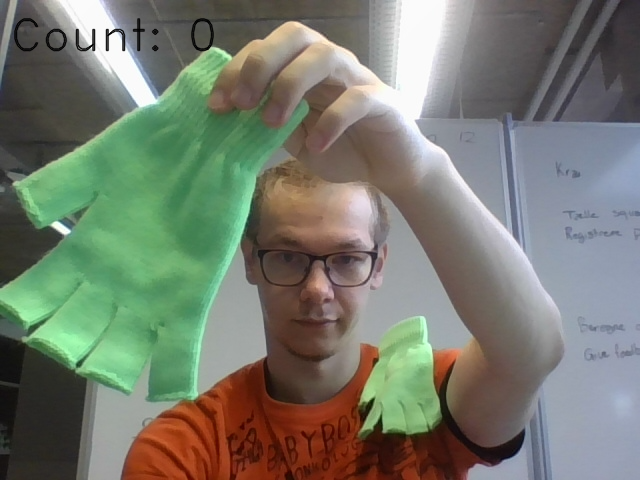
#> input picture program/TestImages/handskerBillede.png, 640 x 480 px
$ python SelfmadeBlobDetection.py
#> lines starting #> are read from the running program, lines starting #| are printed output that depends on the picture; after the words box and inside, x2 and y2 are one past the last pixel; in counts of white or black regions, pixels touching at a corner belong together
### program/ColorDetectionMethods/ColorMask.py
import cv2
import numpy as np


def colorMaskManual(img: np.ndarray, lower: tuple, upper: tuple) -> np.ndarray:
    # Convert to hsv
    hsv = cv2.cvtColor(img, cv2.COLOR_BGR2HSV)
    mask = cv2.inRange(hsv, lower, upper)

    # Slice the color
    imask = mask > 0
    maskedImg = np.zeros_like(img, np.uint8)
    maskedImg[imask] = img[imask]

    return processImageContinue(maskedImg)


def colorMaskAuto(img: np.ndarray, colSelector: str) -> np.ndarray:
    pass

def processImageContinue(image: np.ndarray) -> np.ndarray:
    # Image to grayscale
    image = cv2.cvtColor(image, cv2.COLOR_BGR2GRAY)

    # Convert image to binary
    (thresh, image) = cv2.threshold(image, 0, 255, cv2.THRESH_BINARY | cv2.THRESH_OTSU)

    # Invert image
    image = cv2.bitwise_not(image)

    # Filter only the edges of image
    # image = cv2.Canny(image, 100, 200)

    # Morph image
    kernel = np.ones((5, 5), np.uint8)
    image = cv2.morphologyEx(image, cv2.MORPH_OPEN, kernel)

    # Floodfill image
    th, im_th = cv2.threshold(image, 220, 255, cv2.THRESH_BINARY_INV);
    # Copy the thresholded image.
    im_floodfill = im_th.copy()
    # Mask used to flood filling.
    mask = np.zeros((im_th.shape[0] + 2, im_th.shape[1] + 2), np.uint8)
    # Floodfill from point (0, 0)
    cv2.floodFill(im_floodfill, mask, (0, 0), 255)
    # Invert floodfilled image
    im_floodfill_inv = cv2.bitwise_not(im_floodfill)
    # Combine the two images to get the foreground.
    image = im_th | im_floodfill_inv

    # Show processed image
    cv2.imshow('Processed image', image)

    return image

### program/ColorDetectionMethods/SelfmadeBlobDetection.py
import cv2
#import imageProcessing as IP
import math
from ColorMask import *

class Blob:
    def __init__(self, x, y):
        self.x = x
        self.y = y
        self.w = 0
        self.h = 0
        Blob.blobThreshold = 100  # 0 <

    def setThreshold(blobThreshold):
        Blob.blobThreshold = blobThreshold

    def print(self):
        print(self.x, self.y, self.w, self.h)


def mergeBlobs(blobs):
    blobs = list(set(blobs))
    for blob1 in list(blobs):
        for blob2 in list(blobs):
            if blob1 is not blob2:
                if (blob1.x - Blob.blobThreshold < blob2.x + blob2.w and
                        blob1.x + blob1.w + Blob.blobThreshold > blob2.x and
                        blob1.y - Blob.blobThreshold < blob2.y + blob2.h and
                        blob1.h + blob1.y + Blob.blobThreshold > blob2.y):
                    blob2.x = min(blob1.x, blob2.x)
                    blob2.w = max(blob1.w, blob2.w)
                    blob2.y = min(blob1.y, blob2.y)
                    blob2.h = max(blob1.h, blob2.h)
                    blobs.remove(blob1)
    return blobs


def show(blobs, originalFrame):
    detectedImage = originalFrame.copy()

    for blob in blobs:
        startPos = (blob.x, blob.y)
        endPos = (blob.x + blob.w, blob.y + blob.h)
        color = (0, 0, 255)
        borderWidth = 1
        detectedImage = cv2.rectangle(detectedImage, startPos, endPos, color, borderWidth)
        cv2.imshow('originalFrame', detectedImage)
        cv2.waitKey(5)


def blobDetectionManual(originalFrame, lower, upper):

    processedImage = colorMaskManual(originalFrame, lower, upper)
    return blobDetectionContinue(processedImage, originalFrame)

def blobDetectionAuto(originalFrame, type: str):

    processedImage = colorMaskAuto(originalFrame, type)
    return blobDetectionContinue(processedImage, originalFrame)

def blobDetectionContinue(processedImage, originalFrame):

    blobs = []
    for y, row in enumerate(processedImage):
        # print(y, ':', len(frame))

        # if 0 >= sum(row): # Skips row if all black (Makes it slower??)
        # continue

        # Show blobs being found in as "animation"
        # show(blobs, originalFrame)

        for x, pixel in enumerate(row):
            # if 0 >= sum(row[x:]): # Skips rest of black pixels in row (Makes it slower??)
            # continue
            # originalFrame[y][x] = 0
            if 0 < pixel:
                blobFound = False
                for blob in blobs:
                    if not (x > blob.x and blob.x + blob.w > x and y > blob.y and blob.y + blob.h > y):
                        dist1 = math.dist((blob.x, blob.y), (x, y))
                        dist2 = math.dist((blob.x + blob.w, blob.y + blob.h), (x, y))
                        dist3 = math.dist((blob.x, blob.y + blob.h), (x, y))
                        dist4 = math.dist((blob.x + blob.w, blob.y), (x, y))
                        dist = min(dist1, dist2, dist3, dist4)
                        if dist < Blob.blobThreshold:
                            blob.x = min(x, blob.x)
                            blob.w = max(x - blob.x, blob.w)
                            blob.y = min(y, blob.y)
                            blob.h = max(y - blob.y, blob.h)
                            blobFound = True
                            break
                if not blobFound:
                    blob = Blob(x, y)
                    blobs.append(blob)

    # Blobs merge on overlap
    if 1 < len(blobs): blobs = mergeBlobs(blobs)

    show(blobs, originalFrame)

    return blobs


def main(window_name):
#> called with window_name = 'colorDetection'
    originalFrame = cv2.imread('../TestImages/handskerBillede.png', cv2.IMREAD_UNCHANGED)
#> originalFrame is the input picture: shape (480, 640, 3); mean B, G, R 110.7, 123.4, 118.8
    blobs = blobDetectionManual(originalFrame, (48, 30, 104), (78, 122, 255))
#> in colorMaskManual, `hsv = cv2.cvtColor(img, cv2.COLOR_BGR2HSV)`: hsv: shape (480, 640, 3); mean H, S, V 60.1, 64.5, 136.7
#> in colorMaskManual, `mask = cv2.inRange(hsv, lower, upper)`:
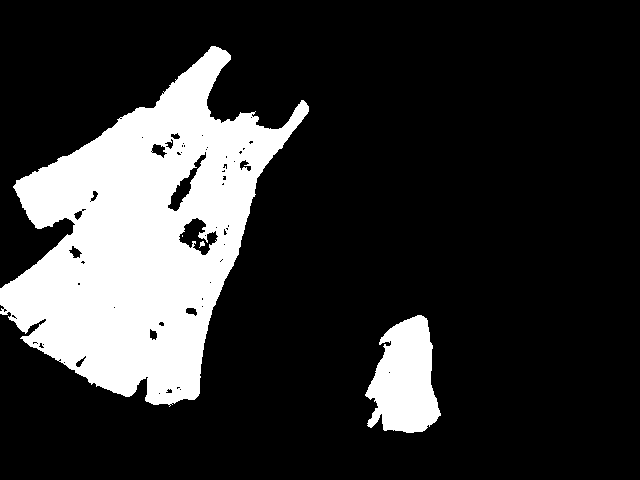
#> mask: shape (480, 640); 19.7% white; 4 white regions (1 under 20 px), largest, box (x1, y1, x2, y2) and area: (0, 46, 309, 407) 54315, (365, 315, 441, 433) 6088, (199, 241, 205, 248) 23
#> in colorMaskManual, `maskedImg[imask] = img[imask]`:
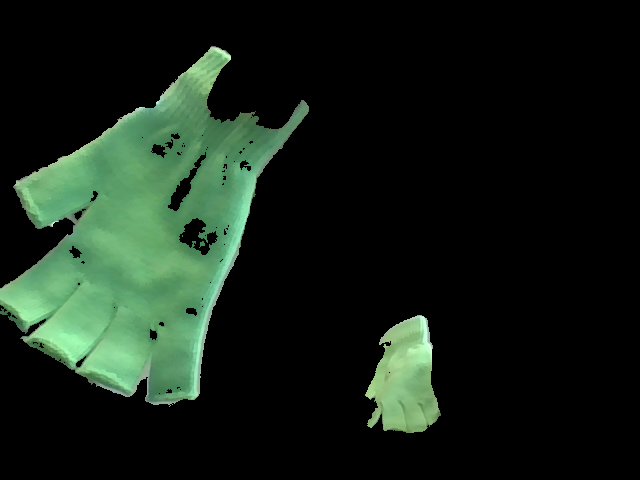
#> maskedImg: shape (480, 640, 3); mean B, G, R 22.9, 33.2, 20.9
#> in processImageContinue, `image = cv2.cvtColor(image, cv2.COLOR_BGR2GRAY)`:
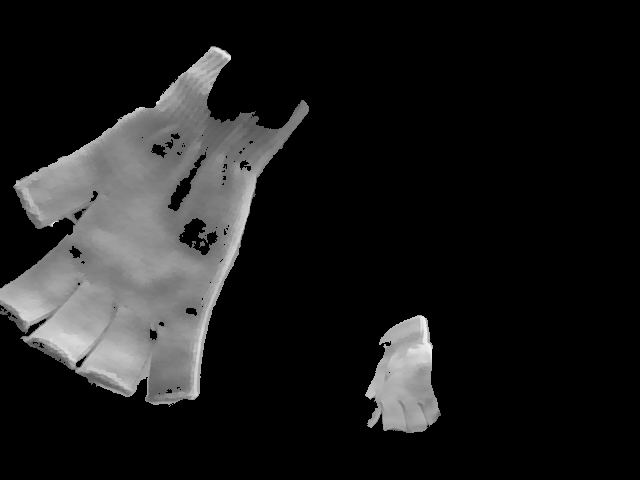
#> image: shape (480, 640); min 0, max 242, mean 28.3
#> in processImageContinue, `(thresh, image) = cv2.threshold(image, 0, 255, cv2.THRESH_BINARY | cv2..`: thresh = 0
#> in processImageContinue, `image = cv2.morphologyEx(image, cv2.MORPH_OPEN, kernel)`: image: shape (480, 640); 80% white; 2 black regions, box (x1, y1, x2, y2) and area: (0, 46, 309, 407) 55271, (365, 315, 441, 433) 6158
#> in processImageContinue, `cv2.floodFill(im_floodfill, mask, (0, 0), 255)`:
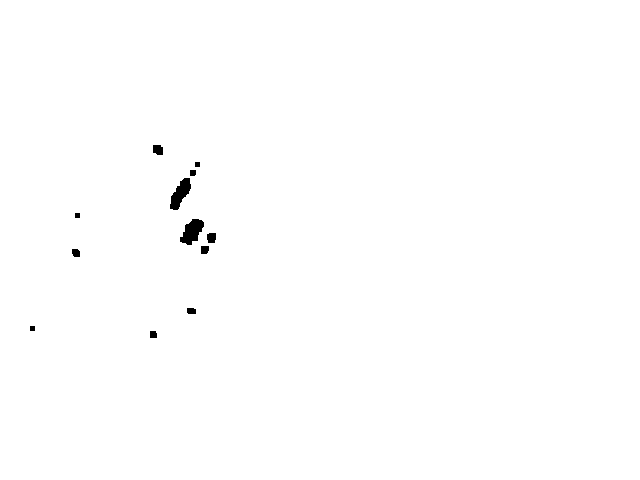
#> im_floodfill: shape (480, 640); 99.6% white; 12 black regions, largest, box (x1, y1, x2, y2) and area: (180, 219, 204, 245) 383, (170, 178, 191, 210) 361, (153, 145, 163, 155) 89
#> in processImageContinue, `image = im_th | im_floodfill_inv`:
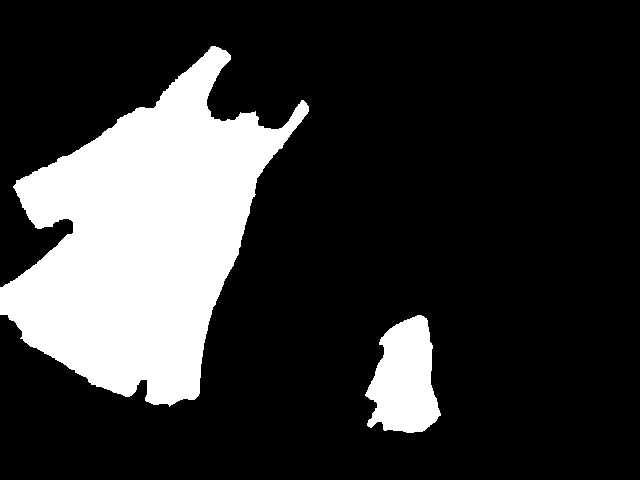
#> image: shape (480, 640); 20.4% white; 2 white regions, box (x1, y1, x2, y2) and area: (0, 46, 309, 407) 56511, (365, 315, 441, 433) 6158
#> the loop in blobDetectionContinue, `for y, row in enumerate(processedImage): # print(y, ':', len(frame))  ..` made 480 passes
#> after the loop in blobDetectionContinue, `for y, row in enumerate(processedImage):`: blob.h = 117; blob.w = 75; blob.x = 365; blob.y = 315; blobs = 3 items; dist = 27; dist1 = 126.5; dist2 = 27; dist3 = 48; dist4 = 120.1
#> in mergeBlobs, `blobs = list(set(blobs))`: blobs = 3 items
#> the loop in mergeBlobs, `for blob1 in list(blobs):` made 3 passes
#> after the loop in mergeBlobs, `for blob1 in list(blobs):`: blob2.h = 360; blob2.w = 242; blob2.x = 0; blob2.y = 46; blobs = 2 items
#> the loop in show, `for blob in blobs:` made 2 passes
#> (startPos, endPos, color, borderWidth) on passes 1 to 2: ((365, 315), (440, 432), (0, 0, 255), 1), ((0, 46), (242, 406), (0, 0, 255), 1)
#> pass 1, in show, `detectedImage = cv2.rectangle(detectedImage, startPos, endPos, color, ..`:
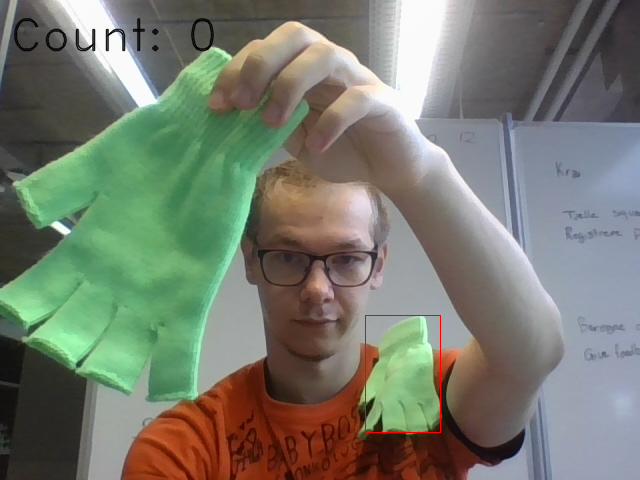
#> detectedImage: shape (480, 640, 3); 0.12% of pixels changed, all inside (x1, y1, x2, y2) = (365, 315, 441, 433)
#> pass 2, in show, `detectedImage = cv2.rectangle(detectedImage, startPos, endPos, color, ..`:
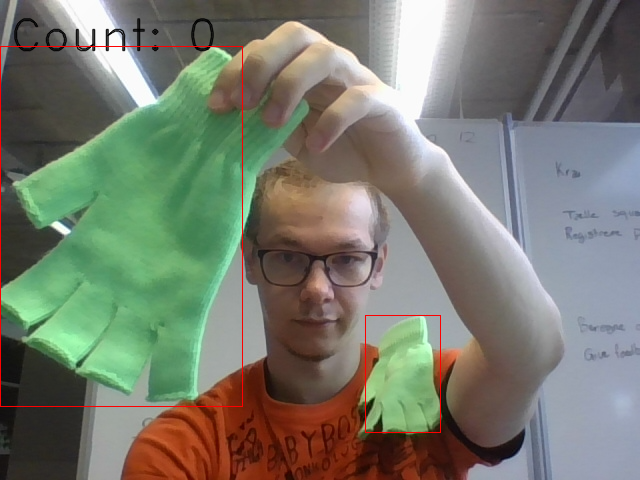
#> detectedImage: shape (480, 640, 3); 0.39% of pixels changed, all inside (x1, y1, x2, y2) = (0, 46, 243, 407)
#> blobs = 2 items
    cv2.waitKey(0)


if __name__ == '__main__':
    main('colorDetection')
